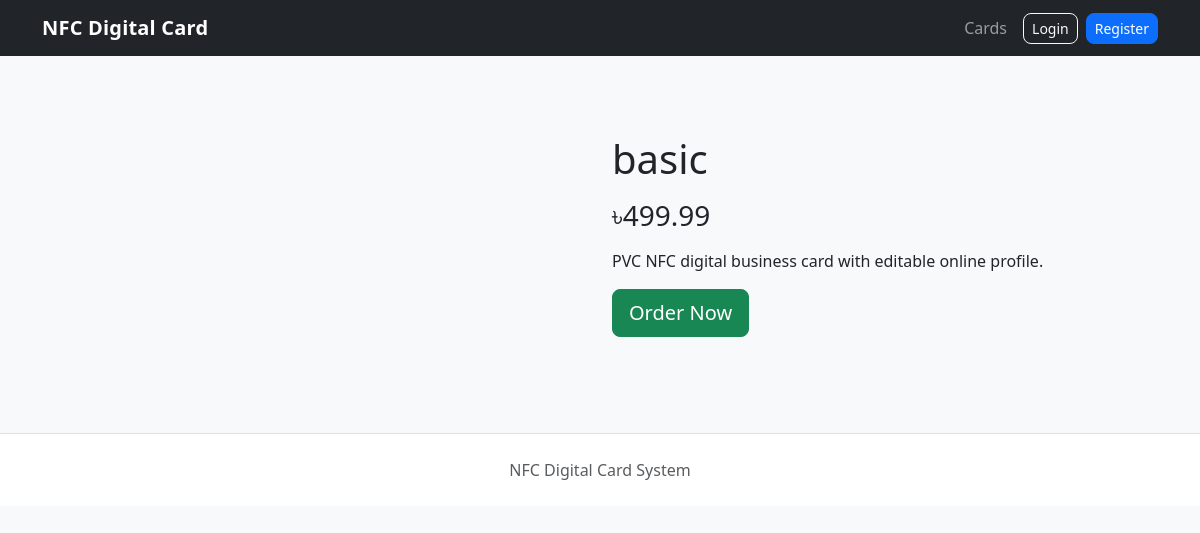
The page /cards/1/ on the database its author committed.
### products/models.py (models this page shows, shortened)
class Product(models.Model):
    name = models.CharField(max_length=150)
    description = models.TextField(blank=True)
    price = models.DecimalField(
        max_digits=10,
        decimal_places=2,
    )
    image = models.ImageField(
        upload_to="products/",
        blank=True,
        null=True,
    )
    is_available = models.BooleanField(default=True)
    created_at = models.DateTimeField(auto_now_add=True)

### products/views.py (the view)
def product_detail(request, pk):
    product = get_object_or_404(
        Product,
        pk=pk,
        is_available=True,
    )
    return render(
        request,
        "products/product_detail.html",
        {
            "product": product,
        },
    )

### templates/products/product_detail.html (shortened to what this page needs)
{% extends "base.html" %}
{% block content %}
<div class="row">
    <div class="col-md-6">
    </div>
    <div class="col-md-6">
        <h1>
            {{ product.name }}
        </h1>
        <h3 class="my-3">
            ৳{{ product.price }}
        </h3>
        <p>
            {{ product.description }}
        </p>
        <a
            href="{% url 'create_order' product.id %}"
            class="btn btn-success btn-lg"
        >
            Order Now
        </a>
    </div>
</div>
{% endblock %}

### static/css/style.css (style rules this page uses)
body { min-height: 100vh; }
.btn { border-radius: 8px; }

### rows shown on the page
Product: name "basic", price "499.99", description "PVC NFC digital business card with editable online profile."
